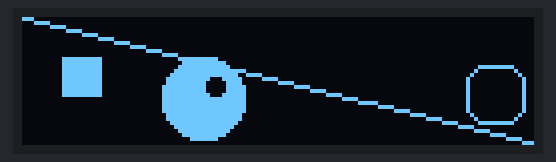
Recording of a sketch running on a simulated Arduino Uno, built with avr-gcc and run on an emulated ATmega328P. On the bench: 128×32 one-colour display. The display library's start-up logo is not drawn.

Above: at 1.1 s.
At 2.1 s:
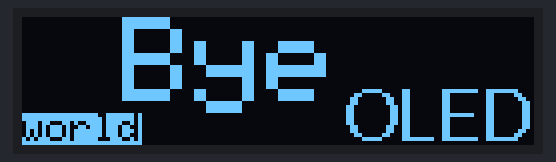

The sketch:

030_OLED_Graphic.ino
```cpp
//A full description of this module (and many others) can be downloaded at: https://eve_arduino

#include <Adafruit_SSD1306.h>
#include <Fonts/FreeSans9pt7b.h>

Adafruit_SSD1306 display(128, 32, &Wire);

void setup() {
  display.begin(SSD1306_SWITCHCAPVCC, 0x3C);
  display.display();
  delay(1000); // Pause for 2 seconds
  display.clearDisplay();
}

void loop()
{
  display.clearDisplay();
  display.fillCircle(45, 20, 10, WHITE);
  display.fillCircle(48, 17, 2, BLACK);
  display.fillRect(10, 10, 10, 10, WHITE);
  display.drawRoundRect(111, 12, 15, 15, 5, WHITE);
  display.drawLine(0, 0, display.width()-1, display.height() - 1, WHITE);
  display.display();
  delay(1000);
  display.clearDisplay();
  display.setFont();
  display.setTextSize(3);
  display.setTextColor(WHITE);
  display.setCursor(25, 0);
  display.println("Bye");
  display.setTextColor(BLACK, WHITE);
  display.setTextSize(1);
  display.println("world");
  display.setTextColor(WHITE);
  display.setFont(&FreeSans9pt7b);
  display.setCursor(80, 30);
  display.println("OLED");
  display.display();
  delay(1000);
}
```

Measured:
- what the display in image 0 shows lasts 1.0 s, from 1.1 s to 2.1 s
